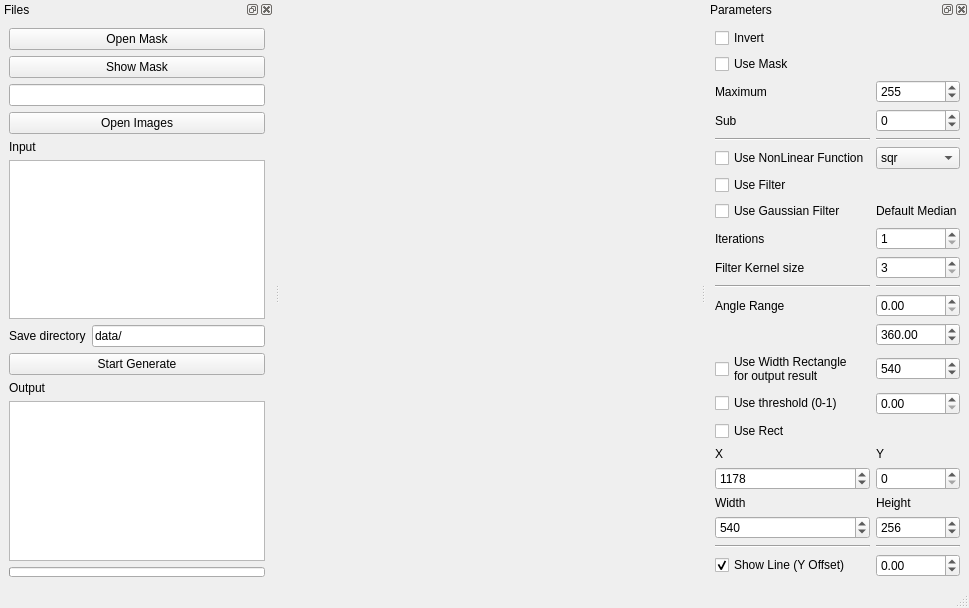
<?xml version="1.0" encoding="UTF-8"?>
<ui version="4.0">
 <class>MainWindow</class>
 <widget class="QMainWindow" name="MainWindow">
  <property name="geometry">
   <rect>
    <x>0</x>
    <y>0</y>
    <width>969</width>
    <height>600</height>
   </rect>
  </property>
  <property name="windowTitle">
   <string>MainWindow</string>
  </property>
  <widget class="QWidget" name="centralwidget">
   <layout class="QVBoxLayout" name="verticalLayout_2">
    <item>
     <widget class="OutputImage" name="widgetOutput" native="true"/>
    </item>
   </layout>
  </widget>
  <widget class="QMenuBar" name="menubar">
   <property name="geometry">
    <rect>
     <x>0</x>
     <y>0</y>
     <width>969</width>
     <height>21</height>
    </rect>
   </property>
  </widget>
  <widget class="QStatusBar" name="statusbar"/>
  <widget class="QDockWidget" name="dockWidget">
   <property name="windowTitle">
    <string>Files</string>
   </property>
   <attribute name="dockWidgetArea">
    <number>1</number>
   </attribute>
   <widget class="QWidget" name="dockWidgetContents">
    <layout class="QVBoxLayout" name="verticalLayout">
     <item>
      <widget class="QPushButton" name="pbOpenMask">
       <property name="text">
        <string>Open Mask</string>
       </property>
      </widget>
     </item>
     <item>
      <widget class="QPushButton" name="pbShowMask">
       <property name="text">
        <string>Show Mask</string>
       </property>
      </widget>
     </item>
     <item>
      <widget class="QLineEdit" name="lineEditMask">
       <property name="readOnly">
        <bool>true</bool>
       </property>
      </widget>
     </item>
     <item>
      <widget class="QPushButton" name="pbOpenImages">
       <property name="text">
        <string>Open Images</string>
       </property>
      </widget>
     </item>
     <item>
      <widget class="QLabel" name="label">
       <property name="text">
        <string>Input</string>
       </property>
      </widget>
     </item>
     <item>
      <widget class="QListView" name="listViewInputs">
       <property name="editTriggers">
        <set>QAbstractItemView::NoEditTriggers</set>
       </property>
      </widget>
     </item>
     <item>
      <layout class="QGridLayout" name="gridLayout_2">
       <property name="leftMargin">
        <number>0</number>
       </property>
       <property name="topMargin">
        <number>0</number>
       </property>
       <item row="0" column="0">
        <widget class="QLabel" name="label_12">
         <property name="text">
          <string>Save directory</string>
         </property>
        </widget>
       </item>
       <item row="0" column="1">
        <widget class="QLineEdit" name="lineEditSaveDir">
         <property name="text">
          <string>data/</string>
         </property>
        </widget>
       </item>
      </layout>
     </item>
     <item>
      <widget class="QPushButton" name="pbStart">
       <property name="text">
        <string>Start Generate</string>
       </property>
      </widget>
     </item>
     <item>
      <widget class="QLabel" name="label_2">
       <property name="text">
        <string>Output</string>
       </property>
      </widget>
     </item>
     <item>
      <widget class="QListView" name="listViewOutputs">
       <property name="editTriggers">
        <set>QAbstractItemView::NoEditTriggers</set>
       </property>
      </widget>
     </item>
     <item>
      <widget class="QProgressBar" name="progressBarProcess">
       <property name="maximumSize">
        <size>
         <width>16777215</width>
         <height>10</height>
        </size>
       </property>
       <property name="value">
        <number>0</number>
       </property>
       <property name="textVisible">
        <bool>false</bool>
       </property>
      </widget>
     </item>
    </layout>
   </widget>
  </widget>
  <widget class="QDockWidget" name="dockWidget_2">
   <property name="windowTitle">
    <string>Parameters</string>
   </property>
   <attribute name="dockWidgetArea">
    <number>2</number>
   </attribute>
   <widget class="QWidget" name="dockWidgetContents_2">
    <layout class="QVBoxLayout" name="verticalLayout_3">
     <item>
      <widget class="QCheckBox" name="chbUseInvert">
       <property name="text">
        <string>Invert</string>
       </property>
      </widget>
     </item>
     <item>
      <widget class="QCheckBox" name="chbUseMask">
       <property name="text">
        <string>Use Mask</string>
       </property>
      </widget>
     </item>
     <item>
      <layout class="QGridLayout" name="gridLayout">
       <item row="12" column="0">
        <widget class="QCheckBox" name="chbUseNeededWidth">
         <property name="text">
          <string>Use Width Rectangle
for output result</string>
         </property>
        </widget>
       </item>
       <item row="9" column="0">
        <widget class="Line" name="line">
         <property name="orientation">
          <enum>Qt::Horizontal</enum>
         </property>
        </widget>
       </item>
       <item row="4" column="1">
        <widget class="QComboBox" name="cbFuncion">
         <item>
          <property name="text">
           <string>sqr</string>
          </property>
         </item>
         <item>
          <property name="text">
           <string>sqrt</string>
          </property>
         </item>
         <item>
          <property name="text">
           <string>sin</string>
          </property>
         </item>
        </widget>
       </item>
       <item row="4" column="0">
        <widget class="QCheckBox" name="chbUseNonLinear">
         <property name="text">
          <string>Use NonLinear Function</string>
         </property>
        </widget>
       </item>
       <item row="6" column="0">
        <widget class="QCheckBox" name="chbUseGaussian">
         <property name="text">
          <string>Use Gaussian Filter</string>
         </property>
        </widget>
       </item>
       <item row="5" column="0">
        <widget class="QCheckBox" name="chbUseFilter">
         <property name="text">
          <string>Use Filter</string>
         </property>
        </widget>
       </item>
       <item row="6" column="1">
        <widget class="QLabel" name="label_11">
         <property name="text">
          <string>Default Median</string>
         </property>
        </widget>
       </item>
       <item row="17" column="0">
        <widget class="QSpinBox" name="sbXRect">
         <property name="maximum">
          <number>999999</number>
         </property>
         <property name="value">
          <number>1178</number>
         </property>
        </widget>
       </item>
       <item row="19" column="0">
        <widget class="QSpinBox" name="sbWRect">
         <property name="maximum">
          <number>999999</number>
         </property>
         <property name="value">
          <number>540</number>
         </property>
        </widget>
       </item>
       <item row="18" column="0">
        <widget class="QLabel" name="label_9">
         <property name="text">
          <string>Width</string>
         </property>
        </widget>
       </item>
       <item row="16" column="0">
        <widget class="QLabel" name="label_7">
         <property name="text">
          <string>X</string>
         </property>
        </widget>
       </item>
       <item row="21" column="0">
        <widget class="QCheckBox" name="chbShowLine">
         <property name="text">
          <string>Show Line (Y Offset)</string>
         </property>
         <property name="checked">
          <bool>true</bool>
         </property>
        </widget>
       </item>
       <item row="8" column="0">
        <widget class="QLabel" name="label_5">
         <property name="text">
          <string>Filter Kernel size</string>
         </property>
        </widget>
       </item>
       <item row="20" column="0">
        <widget class="Line" name="line_5">
         <property name="orientation">
          <enum>Qt::Horizontal</enum>
         </property>
        </widget>
       </item>
       <item row="8" column="1">
        <widget class="QSpinBox" name="sbKernelSize">
         <property name="minimum">
          <number>3</number>
         </property>
         <property name="singleStep">
          <number>2</number>
         </property>
        </widget>
       </item>
       <item row="9" column="1">
        <widget class="Line" name="line_2">
         <property name="orientation">
          <enum>Qt::Horizontal</enum>
         </property>
        </widget>
       </item>
       <item row="13" column="1">
        <widget class="QDoubleSpinBox" name="dsbTresh">
         <property name="minimum">
          <double>0.000000000000000</double>
         </property>
         <property name="maximum">
          <double>1.000000000000000</double>
         </property>
         <property name="singleStep">
          <double>0.100000000000000</double>
         </property>
         <property name="value">
          <double>0.000000000000000</double>
         </property>
        </widget>
       </item>
       <item row="20" column="1">
        <widget class="Line" name="line_6">
         <property name="orientation">
          <enum>Qt::Horizontal</enum>
         </property>
        </widget>
       </item>
       <item row="7" column="1">
        <widget class="QSpinBox" name="sbIterFilter">
         <property name="minimum">
          <number>1</number>
         </property>
        </widget>
       </item>
       <item row="19" column="1">
        <widget class="QSpinBox" name="sbHRect">
         <property name="maximum">
          <number>999999</number>
         </property>
         <property name="value">
          <number>256</number>
         </property>
        </widget>
       </item>
       <item row="0" column="0">
        <widget class="QLabel" name="label_3">
         <property name="text">
          <string>Maximum</string>
         </property>
        </widget>
       </item>
       <item row="3" column="0">
        <widget class="Line" name="line_3">
         <property name="orientation">
          <enum>Qt::Horizontal</enum>
         </property>
        </widget>
       </item>
       <item row="10" column="0">
        <widget class="QLabel" name="label_6">
         <property name="text">
          <string>Angle Range</string>
         </property>
        </widget>
       </item>
       <item row="16" column="1">
        <widget class="QLabel" name="label_8">
         <property name="text">
          <string>Y</string>
         </property>
        </widget>
       </item>
       <item row="21" column="1">
        <widget class="QDoubleSpinBox" name="dsbYOffset">
         <property name="minimum">
          <double>-10.000000000000000</double>
         </property>
         <property name="maximum">
          <double>10.000000000000000</double>
         </property>
         <property name="singleStep">
          <double>0.010000000000000</double>
         </property>
        </widget>
       </item>
       <item row="10" column="1">
        <widget class="QDoubleSpinBox" name="dsbAngleStart">
         <property name="maximum">
          <double>9999999.000000000000000</double>
         </property>
        </widget>
       </item>
       <item row="3" column="1">
        <widget class="Line" name="line_4">
         <property name="orientation">
          <enum>Qt::Horizontal</enum>
         </property>
        </widget>
       </item>
       <item row="12" column="1">
        <widget class="QSpinBox" name="sbNeededWidth">
         <property name="maximum">
          <number>9999999</number>
         </property>
         <property name="value">
          <number>540</number>
         </property>
        </widget>
       </item>
       <item row="7" column="0">
        <widget class="QLabel" name="label_4">
         <property name="text">
          <string>Iterations</string>
         </property>
        </widget>
       </item>
       <item row="13" column="0">
        <widget class="QCheckBox" name="chbUseThreshold">
         <property name="text">
          <string>Use threshold (0-1)</string>
         </property>
        </widget>
       </item>
       <item row="18" column="1">
        <widget class="QLabel" name="label_10">
         <property name="text">
          <string>Height</string>
         </property>
        </widget>
       </item>
       <item row="14" column="0">
        <widget class="QCheckBox" name="chbUseRect">
         <property name="text">
          <string>Use Rect</string>
         </property>
        </widget>
       </item>
       <item row="17" column="1">
        <widget class="QSpinBox" name="sbYRect">
         <property name="maximum">
          <number>999999</number>
         </property>
        </widget>
       </item>
       <item row="0" column="1">
        <widget class="QSpinBox" name="sbMaximum">
         <property name="maximum">
          <number>9999999</number>
         </property>
         <property name="value">
          <number>255</number>
         </property>
        </widget>
       </item>
       <item row="11" column="1">
        <widget class="QDoubleSpinBox" name="dsbAngleEnd">
         <property name="maximum">
          <double>999999.000000000000000</double>
         </property>
         <property name="value">
          <double>360.000000000000000</double>
         </property>
        </widget>
       </item>
       <item row="1" column="0">
        <widget class="QLabel" name="label_13">
         <property name="text">
          <string>Sub</string>
         </property>
        </widget>
       </item>
       <item row="1" column="1">
        <widget class="QSpinBox" name="sbSubtract">
         <property name="minimum">
          <number>-9999999</number>
         </property>
         <property name="maximum">
          <number>9999999</number>
         </property>
         <property name="value">
          <number>0</number>
         </property>
        </widget>
       </item>
      </layout>
     </item>
     <item>
      <spacer name="verticalSpacer">
       <property name="orientation">
        <enum>Qt::Vertical</enum>
       </property>
       <property name="sizeHint" stdset="0">
        <size>
         <width>20</width>
         <height>40</height>
        </size>
       </property>
      </spacer>
     </item>
    </layout>
   </widget>
  </widget>
 </widget>
 <customwidgets>
  <customwidget>
   <class>OutputImage</class>
   <extends>QWidget</extends>
   <header>outputimage.h</header>
   <container>1</container>
  </customwidget>
 </customwidgets>
 <resources/>
 <connections/>
</ui>
